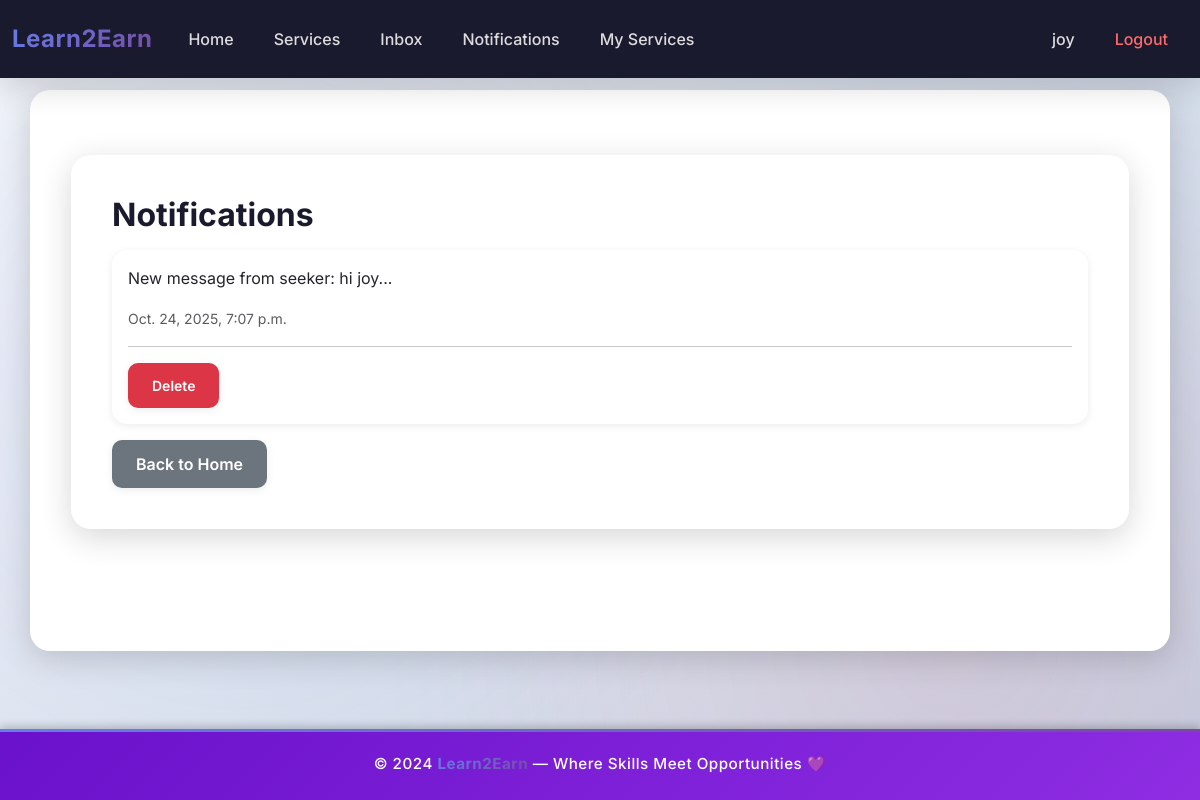
Screenshot of /messaging/notifications/ (signed in) with the database file from the repository.
### Learn2Earn/messaging/models.py (models this page shows, shortened)
class Notification(models.Model):
    receiver = models.ForeignKey(User, on_delete=models.CASCADE)
    message = models.TextField()
    created_at = models.DateTimeField(auto_now_add=True)

### Learn2Earn/messaging/views.py (the view)
# urls.py: path('notifications/', views.notifications, name='notifications'),
def notifications(request):
    if not request.user.is_authenticated:
        return redirect('users:login')
    notifications_list = Notification.objects.filter(receiver=request.user).order_by('-created_at')
    return render(request, 'messaging/notifications.html', {'notifications_list': notifications_list})

### Learn2Earn/templates/messaging/notifications.html
{% extends 'base.html' %}
{% block content %}
<div class="container mt-4">
    <h2>Notifications</h2>
    {% if notifications_list %}
        {% for notification in notifications_list %}
        <div class="card mb-3">
            <div class="card-body">
                <p>{{ notification.message }}</p>
                <small class="text-muted">{{ notification.created_at }}</small>
                <hr>
                <a href="{% url 'messaging:delete_notification' notification.id %}" class="btn btn-danger btn-sm">Delete</a>
            </div>
        </div>
        {% endfor %}
    {% else %}
        <p>No notifications yet.</p>
    {% endif %}
    <a href="{% url 'home' %}" class="btn btn-secondary">Back to Home</a>
</div>
{% endblock %}

### Learn2Earn/templates/base.html (shortened to what this page needs)
<!DOCTYPE html>
<html lang="en">
<head>
    <link href="https://cdn.jsdelivr.net/npm/bootstrap@5.3.2/dist/css/bootstrap.min.css" rel="stylesheet">
</head>
<body>
<nav class="navbar navbar-expand-lg navbar-dark fixed-top">
  <div class="container-fluid">
    <a class="navbar-brand" href="/">Learn2Earn</a>
    <div class="collapse navbar-collapse" id="navbarContent">
      <ul class="navbar-nav me-auto mb-2 mb-lg-0">
        <li class="nav-item">
          <a class="nav-link" href="/">Home</a>
        </li>
        <li class="nav-item">
          <a class="nav-link" href="{% url 'users:service_list' %}">Services</a>
        </li>
        {% if user.is_authenticated %}
        <li class="nav-item">
          <a class="nav-link" href="{% url 'messaging:inbox' %}">Inbox</a>
        </li>
        <li class="nav-item">
          <a class="nav-link" href="{% url 'messaging:notifications' %}">Notifications</a>
        </li>
        {% if user.userprofile_set.first.user_type == 'provider' %}
        <li class="nav-item">
          <a class="nav-link" href="{% url 'users:my_services' %}">My Services</a>
        </li>
        {% endif %}
        {% endif %}
      </ul>
      <ul class="navbar-nav mb-2 mb-lg-0">
        {% if user.is_authenticated %}
        <li class="nav-item">
          <a class="nav-link" href="{% url 'users:profile' %}">{{ user.username }}</a>
        </li>
        <li class="nav-item">
          <a class="nav-link text-danger" href="{% url 'users:logout' %}">Logout</a>
        </li>
        {% endif %}
      </ul>
    </div>
  </div>
</nav>
<div class="container" style="margin-top: 90px;">
    {% block content %}
    {% endblock %}
</div>
<footer class="footer-violet text-center py-4 mt-5">
  <p class="mb-0">© 2024 <strong>Learn2Earn</strong> — Where Skills Meet Opportunities 💜</p>
</footer>
</body>
</html>

### Learn2Earn/templates/base.html (style rules this page uses)
:root { --primary-gradient: linear-gradient(135deg, #667eea 0%, #764ba2 100%); --secondary-gradient: linear-gradient(135deg, #f093fb 0%, #f5576c 100%); --success-gradient: linear-gradient(135deg, #4facfe 0%, #00f2fe 100%); --dark-bg: #1a1a2e; --darker-bg: #16213e; --light-text: #f8f9fa; --shadow-sm: 0 2px 8px rgba(0, 0, 0, 0.08); --shadow-md: 0 4px 16px rgba(0, 0, 0, 0.12); --shadow-lg: 0 8px 32px rgba(0, 0, 0, 0.16); }
* { margin: 0; padding: 0; box-sizing: border-box; }
body { background: linear-gradient(135deg, #f5f7fa 0%, #c3cfe2 100%); font-family: 'Inter', 'Segoe UI', Tahoma, Geneva, Verdana, sans-serif; min-height: 100vh; position: relative; }
body::before { content: ''; position: fixed; top: 0; left: 0; width: 100%; height: 100%; background: radial-gradient(circle at 20% 50%, rgba(102, 126, 234, 0.1) 0%, transparent 50%), radial-gradient(circle at 80% 80%, rgba(245, 87, 108, 0.1) 0%, transparent 50%); pointer-events: none; z-index: 0; }
.navbar { background: var(--dark-bg) !important; box-shadow: var(--shadow-lg); backdrop-filter: blur(10px); padding: 1rem 0; transition: all 0.3s ease; }
.navbar-brand { font-weight: 700; font-size: 1.5rem; letter-spacing: 0.5px; background: var(--primary-gradient); -webkit-background-clip: text; -webkit-text-fill-color: transparent; background-clip: text; transition: transform 0.3s ease; }
.nav-link { color: rgba(255, 255, 255, 0.85) !important; transition: all 0.3s ease; padding: 0.5rem 1rem !important; margin: 0 0.25rem; border-radius: 8px; font-weight: 500; position: relative; }
.nav-link::before { content: ''; position: absolute; bottom: 0; left: 50%; transform: translateX(-50%); width: 0; height: 2px; background: var(--success-gradient); transition: width 0.3s ease; }
.nav-link.text-danger { color: #ff6b6b !important; }
.container { background: #fff; border-radius: 20px; padding: 40px; margin-top: 30px; margin-bottom: 30px; box-shadow: var(--shadow-lg); position: relative; z-index: 1; backdrop-filter: blur(10px); border: 1px solid rgba(255, 255, 255, 0.8); animation: fadeInUp 0.6s ease; }
h1, h2, h3, h4, h5, h6 { font-weight: 700; color: var(--dark-bg); margin-bottom: 1rem; }
.btn { padding: 0.75rem 1.5rem; border-radius: 10px; font-weight: 600; transition: all 0.3s ease; border: none; box-shadow: var(--shadow-sm); }
.card { border: none; border-radius: 15px; box-shadow: var(--shadow-sm); transition: all 0.3s ease; overflow: hidden; }
footer { background: var(--darker-bg); color: rgba(255, 255, 255, 0.7); font-size: 0.95rem; position: relative; width: 100%; margin-top: auto; z-index: 1; }
footer::before { content: ''; position: absolute; top: 0; left: 0; width: 100%; height: 3px; background: var(--primary-gradient); }
footer p { margin: 0; }
footer strong { background: var(--primary-gradient); -webkit-background-clip: text; -webkit-text-fill-color: transparent; background-clip: text; font-weight: 700; }
a { transition: all 0.3s ease; }
.container > * { animation: fadeIn 0.5s ease; }
.footer-violet { background: linear-gradient(135deg, #6a11cb, #8e2de2); color: #fff; font-weight: 500; letter-spacing: 0.5px; box-shadow: 0 -3px 8px rgba(0, 0, 0, 0.2); width: 100%; }
.footer-violet p { margin: 0; }
html, body { height: 100%; }
body { display: flex; flex-direction: column; }
.container { flex: 1 0 auto; }
.footer-violet { flex-shrink: 0; }

### rows the page displays
Notification: message "New message from seeker: hi joy...", created_at "Oct. 24, 2025, 7:07 p.m."

### other values shown
{{ user.username }} "joy"
